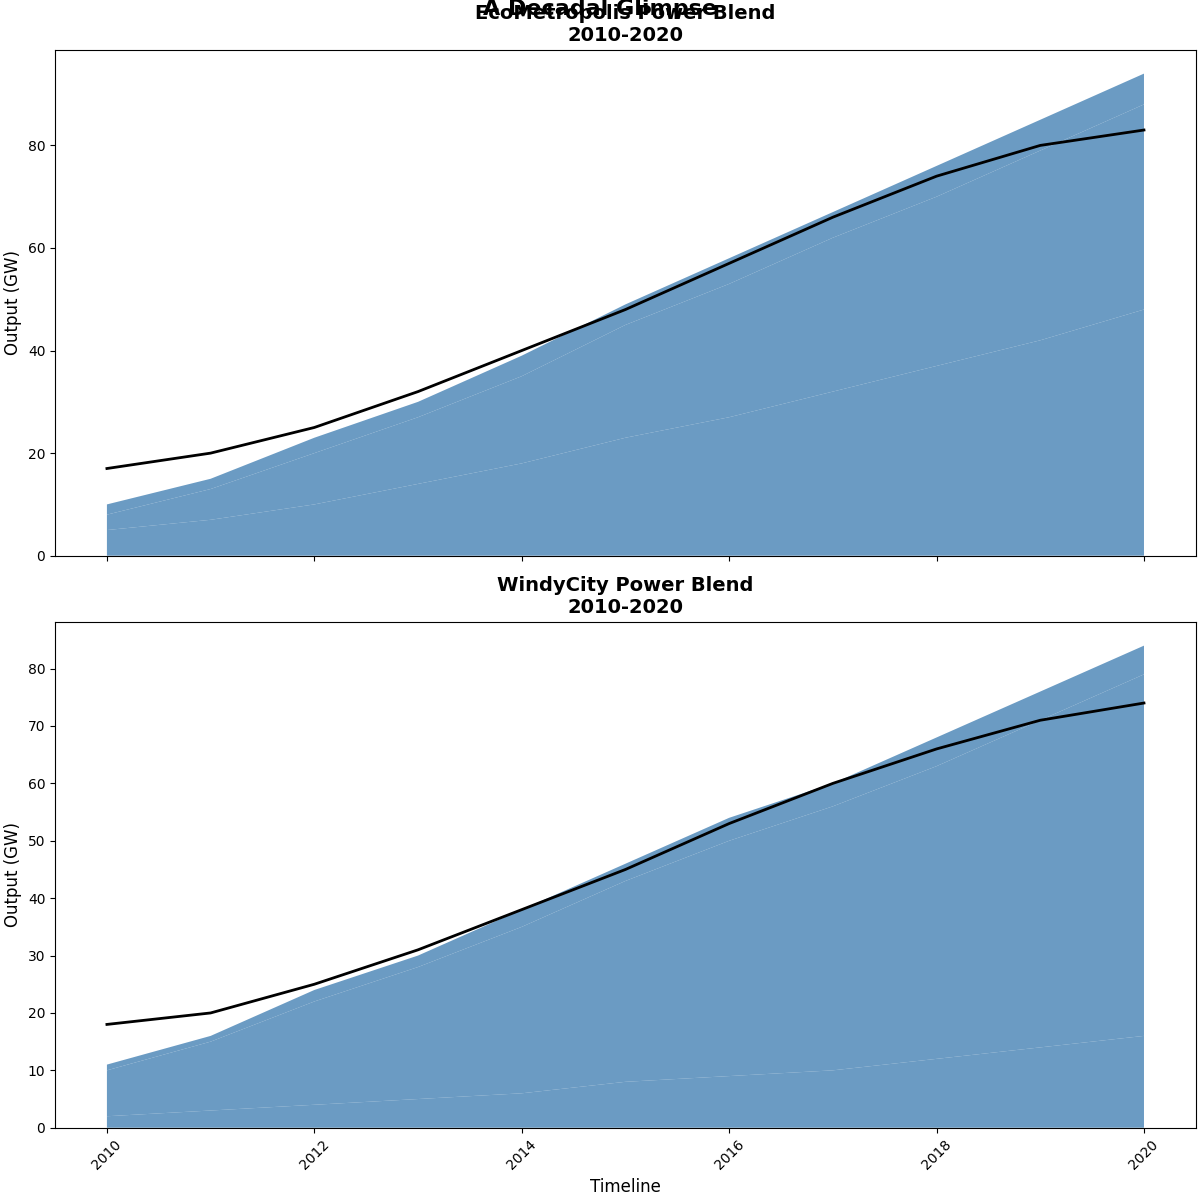

The Python source for this figure:
import matplotlib.pyplot as plt
import numpy as np
from scipy.ndimage import gaussian_filter1d

# Data preparation
years = np.arange(2010, 2021)

# EcoMetropolis
solar_eco = np.array([5, 7, 10, 14, 18, 23, 27, 32, 37, 42, 48])
wind_eco = np.array([3, 6, 10, 13, 17, 22, 26, 30, 33, 37, 40])
hydro_eco = np.array([2, 2, 3, 3, 4, 4, 5, 5, 6, 6, 6])
total_eco = solar_eco + wind_eco + hydro_eco

# WindyCity
solar_windycity = np.array([2, 3, 4, 5, 6, 8, 9, 10, 12, 14, 16])
wind_windycity = np.array([8, 12, 18, 23, 29, 35, 41, 46, 51, 57, 63])
hydro_windycity = np.array([1, 1, 2, 2, 3, 3, 4, 4, 5, 5, 5])
total_windycity = solar_windycity + wind_windycity + hydro_windycity

# Smoothing data for line plots
smooth_eco = gaussian_filter1d(total_eco, sigma=2)
smooth_windycity = gaussian_filter1d(total_windycity, sigma=2)

# Plotting the Area Chart with Line Overlay
fig, ax = plt.subplots(2, 1, figsize=(12, 12), sharex=True, constrained_layout=True)

# Use a single color for all components
single_color = '#4682B4'  # SteelBlue

# Plot for EcoMetropolis
ax[0].stackplot(years, solar_eco, wind_eco, hydro_eco, colors=[single_color]*3, alpha=0.8)
ax[0].plot(years, smooth_eco, color='black', linestyle='-', linewidth=2)
ax[0].set_title('EcoMetropolis Power Blend\n2010-2020', fontsize=14, weight='bold')
ax[0].set_ylabel('Output (GW)', fontsize=12)

# Plot for WindyCity
ax[1].stackplot(years, solar_windycity, wind_windycity, hydro_windycity, colors=[single_color]*3, alpha=0.8)
ax[1].plot(years, smooth_windycity, color='black', linestyle='-', linewidth=2)
ax[1].set_title('WindyCity Power Blend\n2010-2020', fontsize=14, weight='bold')
ax[1].set_xlabel('Timeline', fontsize=12)
ax[1].set_ylabel('Output (GW)', fontsize=12)

# Adjusting tick parameters
for axis in ax:
    axis.tick_params(axis='x', labelrotation=45)
    axis.xaxis.set_major_locator(plt.MaxNLocator(integer=True))

plt.suptitle('Renewables Embrace in Visionary Hubs:\nA Decadal Glimpse', fontsize=16, weight='bold', y=1.02)

plt.show()
